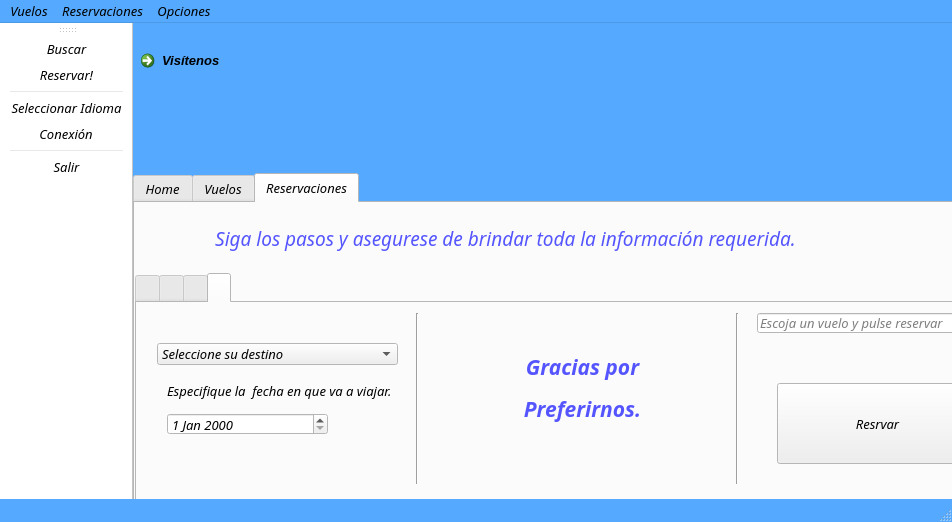
<?xml version="1.0" encoding="UTF-8"?>
<ui version="4.0">
 <class>MainWindow</class>
 <widget class="QMainWindow" name="MainWindow">
  <property name="geometry">
   <rect>
    <x>0</x>
    <y>0</y>
    <width>952</width>
    <height>522</height>
   </rect>
  </property>
  <property name="palette">
   <palette>
    <active>
     <colorrole role="Base">
      <brush brushstyle="SolidPattern">
       <color alpha="255">
        <red>255</red>
        <green>255</green>
        <blue>255</blue>
       </color>
      </brush>
     </colorrole>
     <colorrole role="Window">
      <brush brushstyle="SolidPattern">
       <color alpha="255">
        <red>85</red>
        <green>170</green>
        <blue>255</blue>
       </color>
      </brush>
     </colorrole>
    </active>
    <inactive>
     <colorrole role="Base">
      <brush brushstyle="SolidPattern">
       <color alpha="255">
        <red>255</red>
        <green>255</green>
        <blue>255</blue>
       </color>
      </brush>
     </colorrole>
     <colorrole role="Window">
      <brush brushstyle="SolidPattern">
       <color alpha="255">
        <red>85</red>
        <green>170</green>
        <blue>255</blue>
       </color>
      </brush>
     </colorrole>
    </inactive>
    <disabled>
     <colorrole role="Base">
      <brush brushstyle="SolidPattern">
       <color alpha="255">
        <red>85</red>
        <green>170</green>
        <blue>255</blue>
       </color>
      </brush>
     </colorrole>
     <colorrole role="Window">
      <brush brushstyle="SolidPattern">
       <color alpha="255">
        <red>85</red>
        <green>170</green>
        <blue>255</blue>
       </color>
      </brush>
     </colorrole>
    </disabled>
   </palette>
  </property>
  <property name="font">
   <font>
    <family>Papyrus</family>
    <pointsize>10</pointsize>
    <italic>true</italic>
   </font>
  </property>
  <property name="windowTitle">
   <string>MainWindow</string>
  </property>
  <property name="windowIcon">
   <iconset resource="Resources.qrc">
    <normaloff>:/Cubana_Airlines_logo.svg.png</normaloff>:/Cubana_Airlines_logo.svg.png</iconset>
  </property>
  <widget class="QWidget" name="centralWidget">
   <widget class="QTabWidget" name="tabWidget">
    <property name="geometry">
     <rect>
      <x>0</x>
      <y>150</y>
      <width>931</width>
      <height>351</height>
     </rect>
    </property>
    <property name="palette">
     <palette>
      <active>
       <colorrole role="Base">
        <brush brushstyle="SolidPattern">
         <color alpha="255">
          <red>255</red>
          <green>255</green>
          <blue>255</blue>
         </color>
        </brush>
       </colorrole>
       <colorrole role="Window">
        <brush brushstyle="SolidPattern">
         <color alpha="255">
          <red>255</red>
          <green>255</green>
          <blue>255</blue>
         </color>
        </brush>
       </colorrole>
      </active>
      <inactive>
       <colorrole role="Base">
        <brush brushstyle="SolidPattern">
         <color alpha="255">
          <red>255</red>
          <green>255</green>
          <blue>255</blue>
         </color>
        </brush>
       </colorrole>
       <colorrole role="Window">
        <brush brushstyle="SolidPattern">
         <color alpha="255">
          <red>255</red>
          <green>255</green>
          <blue>255</blue>
         </color>
        </brush>
       </colorrole>
      </inactive>
      <disabled>
       <colorrole role="Base">
        <brush brushstyle="SolidPattern">
         <color alpha="255">
          <red>255</red>
          <green>255</green>
          <blue>255</blue>
         </color>
        </brush>
       </colorrole>
       <colorrole role="Window">
        <brush brushstyle="SolidPattern">
         <color alpha="255">
          <red>255</red>
          <green>255</green>
          <blue>255</blue>
         </color>
        </brush>
       </colorrole>
      </disabled>
     </palette>
    </property>
    <property name="currentIndex">
     <number>2</number>
    </property>
    <property name="iconSize">
     <size>
      <width>20</width>
      <height>20</height>
     </size>
    </property>
    <widget class="QWidget" name="tab">
     <attribute name="icon">
      <iconset resource="Resources.qrc">
       <normaloff>:/user-home.ico</normaloff>:/user-home.ico</iconset>
     </attribute>
     <attribute name="title">
      <string>Home</string>
     </attribute>
     <widget class="QCalendarWidget" name="calendarWidget">
      <property name="geometry">
       <rect>
        <x>12</x>
        <y>11</y>
        <width>256</width>
        <height>161</height>
       </rect>
      </property>
     </widget>
     <widget class="QTextEdit" name="notifications">
      <property name="geometry">
       <rect>
        <x>40</x>
        <y>210</y>
        <width>751</width>
        <height>91</height>
       </rect>
      </property>
      <property name="verticalScrollBarPolicy">
       <enum>Qt::ScrollBarAlwaysOn</enum>
      </property>
      <property name="readOnly">
       <bool>true</bool>
      </property>
     </widget>
     <widget class="QLabel" name="label_2">
      <property name="geometry">
       <rect>
        <x>240</x>
        <y>180</y>
        <width>321</width>
        <height>31</height>
       </rect>
      </property>
      <property name="text">
       <string>&lt;html&gt;&lt;head/&gt;&lt;body&gt;&lt;p align=&quot;center&quot;&gt;&lt;span style=&quot; font-size:14pt; color:#5555ff;&quot;&gt;Noticias&lt;/span&gt;&lt;/p&gt;&lt;/body&gt;&lt;/html&gt;</string>
      </property>
     </widget>
     <widget class="QLCDNumber" name="lcdNumber">
      <property name="geometry">
       <rect>
        <x>350</x>
        <y>10</y>
        <width>471</width>
        <height>131</height>
       </rect>
      </property>
      <property name="frameShape">
       <enum>QFrame::NoFrame</enum>
      </property>
      <property name="digitCount">
       <number>12</number>
      </property>
     </widget>
    </widget>
    <widget class="QWidget" name="tab_2">
     <attribute name="icon">
      <iconset resource="Resources.qrc">
       <normaloff>:/2081-44578.png</normaloff>:/2081-44578.png</iconset>
     </attribute>
     <attribute name="title">
      <string>Vuelos</string>
     </attribute>
     <widget class="QLineEdit" name="buscar">
      <property name="geometry">
       <rect>
        <x>70</x>
        <y>10</y>
        <width>351</width>
        <height>27</height>
       </rect>
      </property>
      <property name="placeholderText">
       <string>Especifique el destino al que desea buscar</string>
      </property>
     </widget>
     <widget class="QPushButton" name="search">
      <property name="geometry">
       <rect>
        <x>500</x>
        <y>10</y>
        <width>81</width>
        <height>31</height>
       </rect>
      </property>
      <property name="palette">
       <palette>
        <active>
         <colorrole role="Button">
          <brush brushstyle="SolidPattern">
           <color alpha="255">
            <red>255</red>
            <green>255</green>
            <blue>255</blue>
           </color>
          </brush>
         </colorrole>
        </active>
        <inactive>
         <colorrole role="Button">
          <brush brushstyle="SolidPattern">
           <color alpha="255">
            <red>255</red>
            <green>255</green>
            <blue>255</blue>
           </color>
          </brush>
         </colorrole>
        </inactive>
        <disabled>
         <colorrole role="Button">
          <brush brushstyle="SolidPattern">
           <color alpha="255">
            <red>255</red>
            <green>255</green>
            <blue>255</blue>
           </color>
          </brush>
         </colorrole>
        </disabled>
       </palette>
      </property>
      <property name="cursor">
       <cursorShape>PointingHandCursor</cursorShape>
      </property>
      <property name="text">
       <string/>
      </property>
      <property name="icon">
       <iconset resource="Resources.qrc">
        <normaloff>:/Search-dusk.png</normaloff>:/Search-dusk.png</iconset>
      </property>
      <property name="iconSize">
       <size>
        <width>25</width>
        <height>25</height>
       </size>
      </property>
     </widget>
     <widget class="QTextEdit" name="textEdit">
      <property name="geometry">
       <rect>
        <x>20</x>
        <y>80</y>
        <width>881</width>
        <height>221</height>
       </rect>
      </property>
      <property name="verticalScrollBarPolicy">
       <enum>Qt::ScrollBarAlwaysOn</enum>
      </property>
     </widget>
    </widget>
    <widget class="QWidget" name="tab_3">
     <attribute name="icon">
      <iconset resource="Resources.qrc">
       <normaloff>:/matrix2 crasybrowser.png</normaloff>:/matrix2 crasybrowser.png</iconset>
     </attribute>
     <attribute name="title">
      <string>Reservaciones</string>
     </attribute>
     <widget class="QTabWidget" name="tabWidget_2">
      <property name="geometry">
       <rect>
        <x>0</x>
        <y>70</y>
        <width>891</width>
        <height>231</height>
       </rect>
      </property>
      <property name="currentIndex">
       <number>3</number>
      </property>
      <property name="iconSize">
       <size>
        <width>24</width>
        <height>24</height>
       </size>
      </property>
      <widget class="QWidget" name="tab_4">
       <attribute name="icon">
        <iconset resource="Resources.qrc">
         <normaloff>:/Msn.ico</normaloff>:/Msn.ico</iconset>
       </attribute>
       <attribute name="title">
        <string/>
       </attribute>
       <widget class="QLabel" name="label_4">
        <property name="geometry">
         <rect>
          <x>20</x>
          <y>10</y>
          <width>391</width>
          <height>16</height>
         </rect>
        </property>
        <property name="text">
         <string>Primero sus datos personales. Aségurese de que son correctos.</string>
        </property>
       </widget>
       <widget class="QLineEdit" name="name">
        <property name="geometry">
         <rect>
          <x>20</x>
          <y>30</y>
          <width>351</width>
          <height>20</height>
         </rect>
        </property>
        <property name="placeholderText">
         <string>Nombre</string>
        </property>
       </widget>
       <widget class="QLineEdit" name="lname">
        <property name="geometry">
         <rect>
          <x>20</x>
          <y>50</y>
          <width>351</width>
          <height>20</height>
         </rect>
        </property>
        <property name="placeholderText">
         <string>Apellidos</string>
        </property>
       </widget>
       <widget class="QLineEdit" name="pssp">
        <property name="geometry">
         <rect>
          <x>20</x>
          <y>70</y>
          <width>351</width>
          <height>20</height>
         </rect>
        </property>
        <property name="placeholderText">
         <string>No. de Pasaporte</string>
        </property>
       </widget>
      </widget>
      <widget class="QWidget" name="tab_5">
       <attribute name="icon">
        <iconset resource="Resources.qrc">
         <normaloff>:/LG chocolate.png</normaloff>:/LG chocolate.png</iconset>
       </attribute>
       <attribute name="title">
        <string/>
       </attribute>
       <widget class="QLabel" name="label_5">
        <property name="geometry">
         <rect>
          <x>20</x>
          <y>20</y>
          <width>741</width>
          <height>16</height>
         </rect>
        </property>
        <property name="text">
         <string>Ahora déjenos un teléfono para localizarlo. Aségurese de brindar al menos uno. O en caso extremo notificar su ausencia.</string>
        </property>
       </widget>
       <widget class="QLineEdit" name="phone1">
        <property name="geometry">
         <rect>
          <x>20</x>
          <y>40</y>
          <width>221</width>
          <height>20</height>
         </rect>
        </property>
        <property name="placeholderText">
         <string>Introduzca No. de teléfono</string>
        </property>
       </widget>
       <widget class="QRadioButton" name="nphone">
        <property name="geometry">
         <rect>
          <x>280</x>
          <y>50</y>
          <width>181</width>
          <height>17</height>
         </rect>
        </property>
        <property name="text">
         <string>No poseo teléfono</string>
        </property>
       </widget>
      </widget>
      <widget class="QWidget" name="tab_6">
       <attribute name="icon">
        <iconset resource="Resources.qrc">
         <normaloff>:/New Mail.png</normaloff>:/New Mail.png</iconset>
       </attribute>
       <attribute name="title">
        <string/>
       </attribute>
       <widget class="QLabel" name="label_6">
        <property name="geometry">
         <rect>
          <x>10</x>
          <y>20</y>
          <width>741</width>
          <height>16</height>
         </rect>
        </property>
        <property name="text">
         <string>Ahora déjenos un email para localizarlo. Aségurese de brindar al menos uno. O en caso extremo notificar su ausencia.</string>
        </property>
       </widget>
       <widget class="QLineEdit" name="email1">
        <property name="geometry">
         <rect>
          <x>20</x>
          <y>50</y>
          <width>231</width>
          <height>20</height>
         </rect>
        </property>
        <property name="placeholderText">
         <string>Introduzca email</string>
        </property>
       </widget>
       <widget class="QRadioButton" name="radioButton_2">
        <property name="geometry">
         <rect>
          <x>290</x>
          <y>60</y>
          <width>171</width>
          <height>17</height>
         </rect>
        </property>
        <property name="text">
         <string>No poseo email</string>
        </property>
       </widget>
      </widget>
      <widget class="QWidget" name="tab_7">
       <attribute name="icon">
        <iconset resource="Resources.qrc">
         <normaloff>:/Internet Shortcut (3).png</normaloff>:/Internet Shortcut (3).png</iconset>
       </attribute>
       <attribute name="title">
        <string/>
       </attribute>
       <widget class="QComboBox" name="dest">
        <property name="geometry">
         <rect>
          <x>20</x>
          <y>40</y>
          <width>241</width>
          <height>22</height>
         </rect>
        </property>
        <item>
         <property name="text">
          <string>Seleccione su destino</string>
         </property>
        </item>
        <item>
         <property name="text">
          <string>Spain</string>
         </property>
        </item>
        <item>
         <property name="text">
          <string>Sumatra</string>
         </property>
        </item>
       </widget>
       <widget class="QLabel" name="label_7">
        <property name="geometry">
         <rect>
          <x>30</x>
          <y>80</y>
          <width>241</width>
          <height>16</height>
         </rect>
        </property>
        <property name="text">
         <string>Especifique la  fecha en que va a viajar.</string>
        </property>
       </widget>
       <widget class="QDateEdit" name="dateEdit">
        <property name="geometry">
         <rect>
          <x>30</x>
          <y>110</y>
          <width>161</width>
          <height>22</height>
         </rect>
        </property>
       </widget>
       <widget class="Line" name="line">
        <property name="geometry">
         <rect>
          <x>270</x>
          <y>10</y>
          <width>20</width>
          <height>171</height>
         </rect>
        </property>
        <property name="orientation">
         <enum>Qt::Vertical</enum>
        </property>
       </widget>
       <widget class="QLabel" name="label_8">
        <property name="geometry">
         <rect>
          <x>310</x>
          <y>10</y>
          <width>271</width>
          <height>151</height>
         </rect>
        </property>
        <property name="text">
         <string>&lt;html&gt;&lt;head/&gt;&lt;body&gt;&lt;p align=&quot;center&quot;&gt;&lt;span style=&quot; font-size:16pt; font-weight:600; color:#5555ff;&quot;&gt;Gracias por&lt;/span&gt;&lt;/p&gt;&lt;p align=&quot;center&quot;&gt;&lt;span style=&quot; font-size:16pt; font-weight:600; color:#5555ff;&quot;&gt; Preferirnos.&lt;/span&gt;&lt;/p&gt;&lt;/body&gt;&lt;/html&gt;</string>
        </property>
       </widget>
       <widget class="Line" name="line_2">
        <property name="geometry">
         <rect>
          <x>590</x>
          <y>10</y>
          <width>20</width>
          <height>171</height>
         </rect>
        </property>
        <property name="orientation">
         <enum>Qt::Vertical</enum>
        </property>
       </widget>
       <widget class="QLineEdit" name="lineEdit_8">
        <property name="geometry">
         <rect>
          <x>620</x>
          <y>10</y>
          <width>211</width>
          <height>20</height>
         </rect>
        </property>
        <property name="placeholderText">
         <string>Escoja un vuelo y pulse reservar</string>
        </property>
       </widget>
       <widget class="QPushButton" name="pushButton">
        <property name="geometry">
         <rect>
          <x>640</x>
          <y>80</y>
          <width>201</width>
          <height>81</height>
         </rect>
        </property>
        <property name="text">
         <string>Resrvar</string>
        </property>
        <property name="icon">
         <iconset resource="Resources.qrc">
          <normaloff>:/matrix2 crasybrowser.png</normaloff>:/matrix2 crasybrowser.png</iconset>
        </property>
        <property name="iconSize">
         <size>
          <width>30</width>
          <height>30</height>
         </size>
        </property>
       </widget>
      </widget>
     </widget>
     <widget class="QLabel" name="label_3">
      <property name="geometry">
       <rect>
        <x>30</x>
        <y>20</y>
        <width>681</width>
        <height>31</height>
       </rect>
      </property>
      <property name="text">
       <string>&lt;html&gt;&lt;head/&gt;&lt;body&gt;&lt;p align=&quot;center&quot;&gt;&lt;span style=&quot; font-size:14pt; color:#5555ff;&quot;&gt;Siga los pasos y asegurese de brindar toda la información requerida.&lt;/span&gt;&lt;/p&gt;&lt;/body&gt;&lt;/html&gt;</string>
      </property>
     </widget>
    </widget>
   </widget>
   <widget class="QCommandLinkButton" name="visitenos">
    <property name="geometry">
     <rect>
      <x>0</x>
      <y>20</y>
      <width>201</width>
      <height>41</height>
     </rect>
    </property>
    <property name="font">
     <font>
      <family>Segoe UI</family>
     </font>
    </property>
    <property name="cursor">
     <cursorShape>PointingHandCursor</cursorShape>
    </property>
    <property name="focusPolicy">
     <enum>Qt::StrongFocus</enum>
    </property>
    <property name="text">
     <string>Visítenos</string>
    </property>
    <property name="icon">
     <iconset resource="Resources.qrc">
      <normaloff>:/Internet.png</normaloff>:/Internet.png</iconset>
    </property>
    <property name="iconSize">
     <size>
      <width>25</width>
      <height>25</height>
     </size>
    </property>
   </widget>
   <widget class="QLabel" name="logo">
    <property name="geometry">
     <rect>
      <x>260</x>
      <y>10</y>
      <width>291</width>
      <height>131</height>
     </rect>
    </property>
    <property name="text">
     <string>&lt;html&gt;&lt;head/&gt;&lt;body&gt;&lt;p&gt;&lt;img src=&quot;:/Cubana_Airlines_logo.svg.png&quot;/&gt;&lt;/p&gt;&lt;/body&gt;&lt;/html&gt;</string>
    </property>
   </widget>
  </widget>
  <widget class="QMenuBar" name="menuBar">
   <property name="geometry">
    <rect>
     <x>0</x>
     <y>0</y>
     <width>952</width>
     <height>21</height>
    </rect>
   </property>
   <widget class="QMenu" name="menuVuelos">
    <property name="title">
     <string>Vuelos</string>
    </property>
    <addaction name="actionBuscar"/>
   </widget>
   <widget class="QMenu" name="menuReservaciones">
    <property name="title">
     <string>Reservaciones</string>
    </property>
    <addaction name="actionReservar"/>
   </widget>
   <widget class="QMenu" name="menuOpciones">
    <property name="title">
     <string>Opciones</string>
    </property>
    <addaction name="actionSeleccionar_Idioma"/>
    <addaction name="actionConexi_n"/>
    <addaction name="separator"/>
    <addaction name="actionSalir"/>
   </widget>
   <addaction name="menuVuelos"/>
   <addaction name="menuReservaciones"/>
   <addaction name="menuOpciones"/>
  </widget>
  <widget class="QToolBar" name="mainToolBar">
   <property name="palette">
    <palette>
     <active>
      <colorrole role="Base">
       <brush brushstyle="SolidPattern">
        <color alpha="255">
         <red>255</red>
         <green>255</green>
         <blue>255</blue>
        </color>
       </brush>
      </colorrole>
      <colorrole role="Window">
       <brush brushstyle="SolidPattern">
        <color alpha="255">
         <red>255</red>
         <green>255</green>
         <blue>255</blue>
        </color>
       </brush>
      </colorrole>
      <colorrole role="Highlight">
       <brush brushstyle="SolidPattern">
        <color alpha="255">
         <red>255</red>
         <green>255</green>
         <blue>255</blue>
        </color>
       </brush>
      </colorrole>
     </active>
     <inactive>
      <colorrole role="Base">
       <brush brushstyle="SolidPattern">
        <color alpha="255">
         <red>255</red>
         <green>255</green>
         <blue>255</blue>
        </color>
       </brush>
      </colorrole>
      <colorrole role="Window">
       <brush brushstyle="SolidPattern">
        <color alpha="255">
         <red>255</red>
         <green>255</green>
         <blue>255</blue>
        </color>
       </brush>
      </colorrole>
      <colorrole role="Highlight">
       <brush brushstyle="SolidPattern">
        <color alpha="255">
         <red>255</red>
         <green>255</green>
         <blue>255</blue>
        </color>
       </brush>
      </colorrole>
     </inactive>
     <disabled>
      <colorrole role="Base">
       <brush brushstyle="SolidPattern">
        <color alpha="255">
         <red>255</red>
         <green>255</green>
         <blue>255</blue>
        </color>
       </brush>
      </colorrole>
      <colorrole role="Window">
       <brush brushstyle="SolidPattern">
        <color alpha="255">
         <red>255</red>
         <green>255</green>
         <blue>255</blue>
        </color>
       </brush>
      </colorrole>
      <colorrole role="Highlight">
       <brush brushstyle="SolidPattern">
        <color alpha="255">
         <red>51</red>
         <green>153</green>
         <blue>255</blue>
        </color>
       </brush>
      </colorrole>
     </disabled>
    </palette>
   </property>
   <property name="iconSize">
    <size>
     <width>28</width>
     <height>28</height>
    </size>
   </property>
   <attribute name="toolBarArea">
    <enum>LeftToolBarArea</enum>
   </attribute>
   <attribute name="toolBarBreak">
    <bool>false</bool>
   </attribute>
   <addaction name="actionBuscar"/>
   <addaction name="actionReservar"/>
   <addaction name="separator"/>
   <addaction name="actionSeleccionar_Idioma"/>
   <addaction name="actionConexi_n"/>
   <addaction name="separator"/>
   <addaction name="actionSalir"/>
  </widget>
  <widget class="QStatusBar" name="statusBar"/>
  <action name="actionBuscar">
   <property name="icon">
    <iconset resource="Resources.qrc">
     <normaloff>:/Search-dusk.png</normaloff>:/Search-dusk.png</iconset>
   </property>
   <property name="text">
    <string>Buscar</string>
   </property>
  </action>
  <action name="actionReservar">
   <property name="icon">
    <iconset resource="Resources.qrc">
     <normaloff>:/matrix2 crasybrowser.png</normaloff>:/matrix2 crasybrowser.png</iconset>
   </property>
   <property name="text">
    <string>Reservar!</string>
   </property>
  </action>
  <action name="actionSeleccionar_Idioma">
   <property name="icon">
    <iconset resource="Resources.qrc">
     <normaloff>:/UK.ico</normaloff>:/UK.ico</iconset>
   </property>
   <property name="text">
    <string>Seleccionar Idioma</string>
   </property>
  </action>
  <action name="actionConexi_n">
   <property name="icon">
    <iconset resource="Resources.qrc">
     <normaloff>:/LAN.png</normaloff>:/LAN.png</iconset>
   </property>
   <property name="text">
    <string>Conexión</string>
   </property>
  </action>
  <action name="actionSalir">
   <property name="icon">
    <iconset resource="Resources.qrc">
     <normaloff>:/4837-LloydBanks-Areternnselec.ico</normaloff>:/4837-LloydBanks-Areternnselec.ico</iconset>
   </property>
   <property name="text">
    <string>Salir</string>
   </property>
  </action>
 </widget>
 <layoutdefault spacing="6" margin="11"/>
 <resources>
  <include location="Resources.qrc"/>
 </resources>
 <connections/>
</ui>
